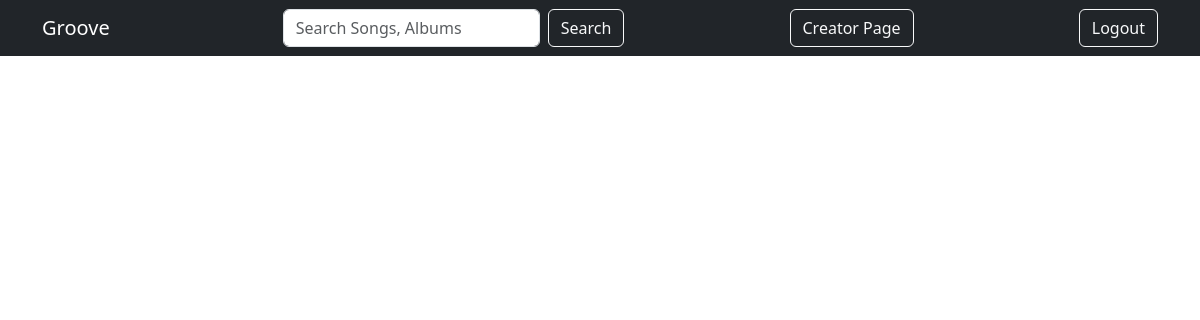
/user_home/view_album/4 (signed in), run on an earlier commit of the app's database.
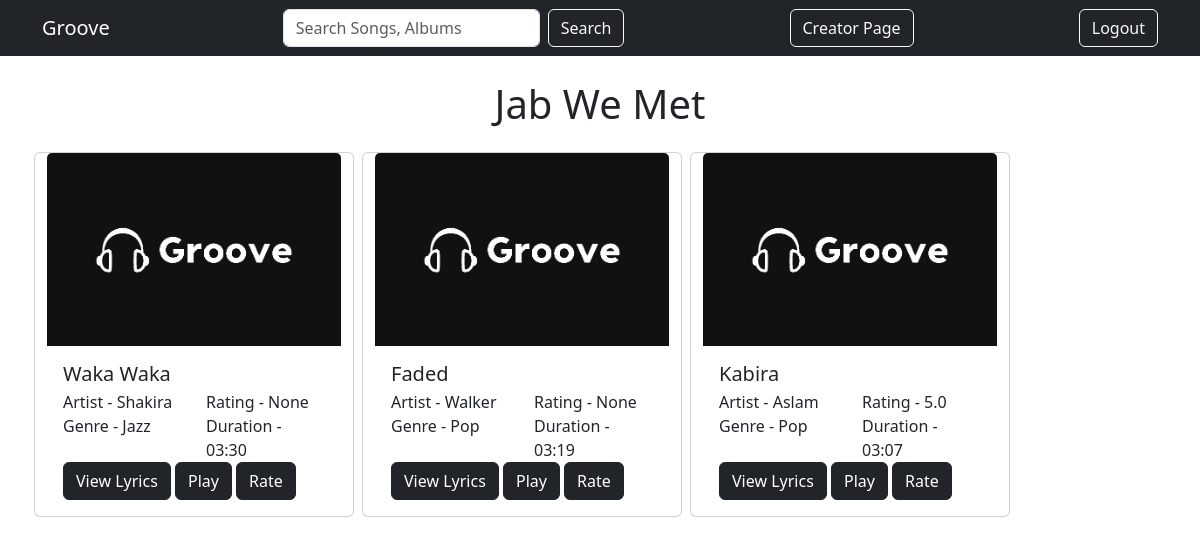
And on a later commit of the database.
### groove/models.py (models this page shows)
class Album(db.Model):
    __tablename__ = 'album'
    id = db.Column(db.Integer, primary_key=True)
    name = db.Column(db.String(255), nullable=False)
    release_date = db.Column(db.Date, nullable=False)
    creator = db.Column(db.Integer, nullable=False)
    artist = db.Column(db.String(255), nullable=False)
    songs = db.relationship('Song', backref='album', lazy=True)
    flag = db.Column(db.Boolean, default=0)

class Song(db.Model):
    __tablename__ = 'song'
    id = db.Column(db.Integer, primary_key=True)
    name = db.Column(db.String(255), nullable=False)
    creator = db.Column(db.Integer, nullable=False)
    lyrics = db.Column(db.Text, nullable=True)
    duration = db.Column(db.Float, nullable=False, default=3.12)
    date_uploaded = db.Column(db.Date, nullable=False)
    album_id = db.Column(db.Integer, db.ForeignKey('album.id'), nullable=True)
    genre_id = db.Column(db.Integer, db.ForeignKey('genre.id'), nullable=False)
    artist = db.Column(db.String(255), nullable=False)
    rating = db.relationship('SongRating', backref='song', lazy=True)
    times_played = db.Column(db.Integer, default=0, nullable=False)
    flag = db.Column(db.Boolean, default=0)
    def average_song_rating(self):
        average = db.session.query(db.func.avg(SongRating.rating)).filter(SongRating.song_id == self.id).scalar()
        if average is None:
            return None
        else:
            return round(average, 1)

class Genre(db.Model):
    __tablename__ = 'genre'
    id = db.Column(db.Integer, primary_key=True)
    name = db.Column(db.String(100), nullable=False)
    songs = db.relationship('Song', backref='genre', lazy=True)

### groove/routes.py (the view)
@app.route('/user_home/view_album/<int:album_id>')
def album_songs_page(album_id):
    user = User.query.get(session['id'])
    album = Album.query.get(album_id)
    songs = Song.query.filter_by(album_id=album_id, flag=0).all()
    return render_template('album_songs.html', user=user, album=album, songs=songs)

### groove/routes.py (called while the page is built)
@app.template_filter('format_duration')
def format_duration(duration):
    minutes = int(duration)
    seconds = int((duration - minutes) * 60)
    return f"{minutes:02d}:{seconds:02d}"

### groove/templates/album_songs.html (shortened to what this page needs)
<!DOCTYPE html>
<html lang="en">
<head>
    <link href="https://cdn.jsdelivr.net/npm/bootstrap@5.3.2/dist/css/bootstrap.min.css" rel="stylesheet"
>
</head>
<body>
<nav class="navbar navbar-expand-lg navbar-dark bg-dark">
    <div class="container">
        <a class="navbar-brand" href="{{ url_for('user_home_page') }}">Groove</a>
        <form class="d-flex" action="{{ url_for('search_page') }}" method="post">
            <input class="form-control me-2" type="search" placeholder="Search Songs, Albums" aria-label="Search"
                   name="search">
            <a class="btn btn-outline-light" type="submit">Search</a>
        </form>
        <div>
            {% if user.role.name == 'user' %}
                <a class="btn btn-outline-light ms-2" href="{{ url_for('creator_register_page') }}">Become a Creator</a>
            {% elif user.role.name == 'creator' %}
                <a class="btn btn-outline-light ms-2" href="{{ url_for('creator_home_page') }}">Creator Page</a>
            {% endif %}
        </div>
        <div>
            <a class="btn btn-outline-light ms-2" href="{{ url_for('logout') }}">Logout</a>
        </div>
    </div>
</nav>
<div class="container mt-4">
    <h1 class="text-center mb-4">{{ album.name }}</h1>
    <div class="row">
        {% for song in songs %}
            <div class="card mx-1" style="width: 20rem;">
                <img src="/static/groove_logo_darkmode.png" class="card-img-top" alt="song_name">
                <div class="card-body">
                    <h5 class="card-title">{{ song.name }}</h5>
                    <div class="row">
                        <div class="col">
                            <p class="card-subtitle mb-1">Artist - {{ song.artist }}</p>
                            <p class="card-subtitle mb-1">Genre - {{ song.genre.name }}</p>
                        </div>
                        <div class="col">
                            <p class="card-subtitle mb-1">Rating - {{ song.average_song_rating() }}</p>
                            <p class="card-subtitle mb-1"></p>Duration - {{ song.duration|format_duration }}
                        </div>
                    </div>
                    <div class="justify-content-between align-items-center">
                        <button type="button" class="btn btn-dark" data-bs-toggle="modal"
                                data-bs-target="#lyricsModal{{ song.id }}">View Lyrics
                        </button>
                        <a href="{{ url_for('play_song_page', song_id=song.id) }}" class="btn btn-dark">Play</a>
                        <button type="button" class="btn btn-dark" data-bs-toggle="modal"
                                data-bs-target="#ratingModal{{ song.id }}">Rate
                        </button>
                    </div>
                </div>
            </div>
        {% endfor %}
    </div>
</div>
</body>
</html>

What changed in the data, as far as the page shows it:
added Album: name "Jab We Met"
now on this page (row edited): Song: name "Waka Waka", artist "Shakira", genre.name "Jazz", average_song_rating "None", duration "03:30"
now on this page (row edited): Song: name "Faded", artist "Walker", genre.name "Pop", average_song_rating "None", duration "03:19"
now on this page (row edited): Song: name "Kabira", artist "Aslam", genre.name "Pop", average_song_rating "5.0", duration "03:07"
